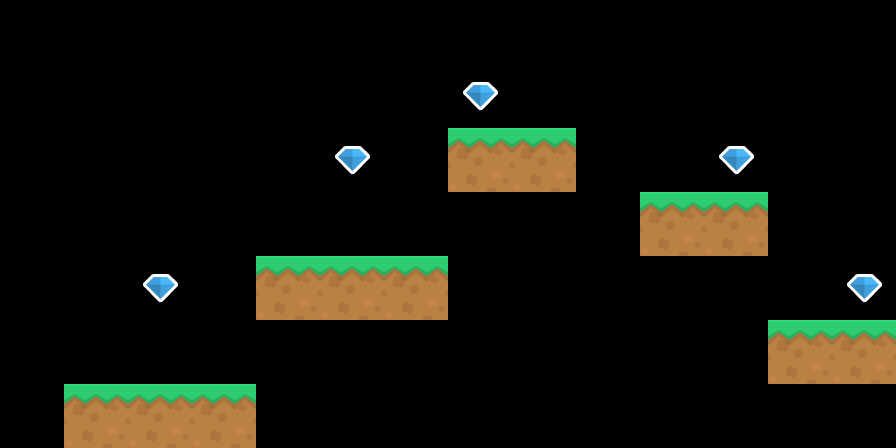

Below is a game level as drawn by its tile map, then a one-line description and the .tmx that defines it (tile-layer data replaced by summaries):
An orthogonal 14x7 tile map with 64x64 px tiles, 2 tile layers (Platforms, Coins).

<map version="1.10" tiledversion="1.11.0" orientation="orthogonal" renderorder="right-down" width="14" height="7" tilewidth="64" tileheight="64" infinite="0" nextlayerid="3" nextobjectid="1">
 <tileset firstgid="1" name="kenney_simple_platformer" tilewidth="64" tileheight="64" tilecount="98" columns="14">
  <image source="../../../tilesets/platformPack_tilesheet.png" width="896" height="448" />
  <tile id="0">
   <properties>
    <property name="collides" type="bool" value="true" />
   </properties>
  </tile>
  <tile id="49">
   <properties>
    <property name="collides" type="bool" value="true" />
   </properties>
  </tile>
 </tileset>
 <layer id="1" name="Platforms" width="14" height="7">
  <data>[98 cells, 13 non-empty, 2 distinct tile ids]</data>
 </layer>
 <layer id="2" name="Coins" width="14" height="7">
  <data>[98 cells, 5 non-empty, 1 distinct tile ids]</data>
 </layer>
</map>
